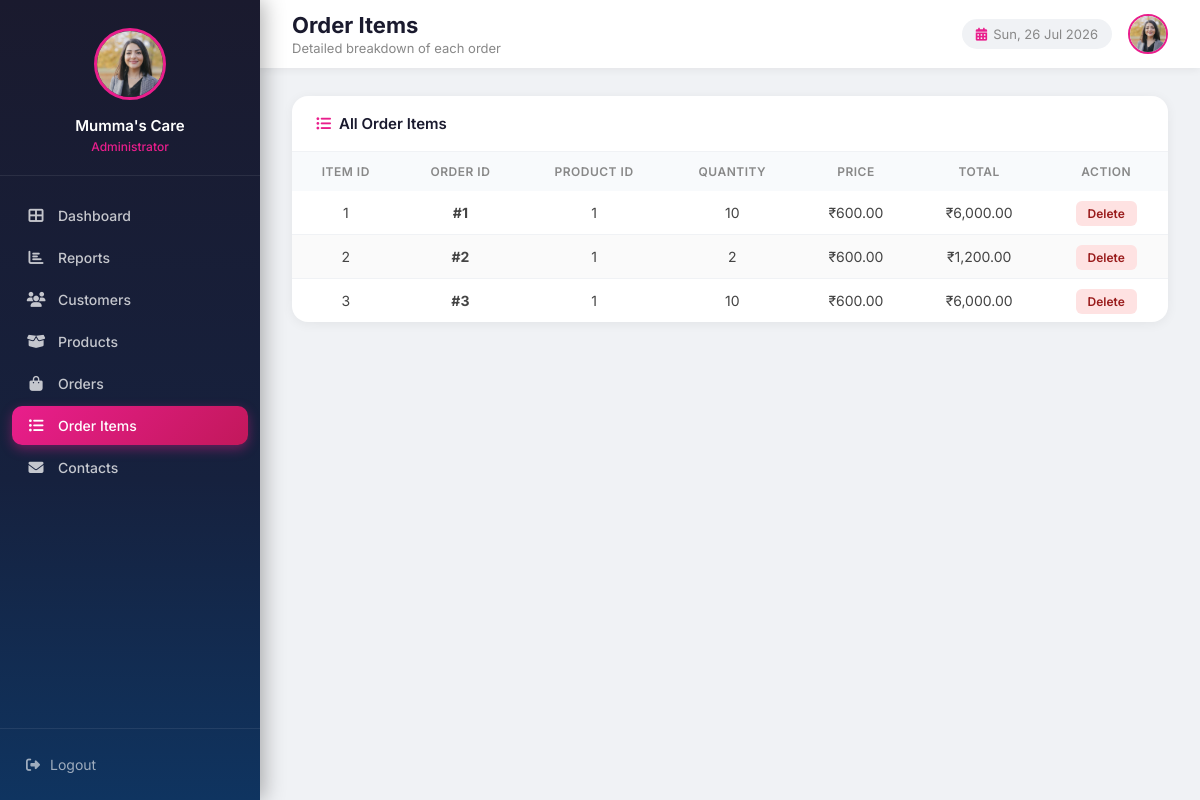
Screenshot of /admin/order_items.php (signed in) with the database file from the repository.
### tables this page shows
CREATE TABLE `order_items` (
  `id` int(11) NOT NULL,
  `order_id` int(11) NOT NULL,
  `product_id` int(11) NOT NULL,
  `quantity` int(11) NOT NULL,
  `price` decimal(10,2) NOT NULL,
  `total` decimal(10,2) NOT NULL
);

### admin/order_items.php (the view, shortened to what this page needs)
<?php
$conn = new mysqli("localhost", "root", "", "mumma's_care");
$order_items_result = $conn->query("SELECT * FROM order_items");
$admin_name = "Mumma's Care";
$admin_profile_image = "OIP (1).jpg";
?>
<!DOCTYPE html>
<html lang="en">
<head>
    <link href="https://cdnjs.cloudflare.com/ajax/libs/font-awesome/6.5.0/css/all.min.css" rel="stylesheet">
</head>
<body>
<div class="sidebar">
    <div class="sidebar-header">
        <img src="<?= htmlspecialchars($admin_profile_image) ?>" alt="Admin" class="sidebar-logo">
        <h3><?= htmlspecialchars($admin_name) ?></h3>
        <span>Administrator</span>
    </div>
    <nav>
        <a href="dashboard.php"><i class="fas fa-th-large"></i><span>Dashboard</span></a>
        <a href="report_generation.php"><i class="fas fa-chart-bar"></i><span>Reports</span></a>
        <a href="customer.php"><i class="fas fa-users"></i><span>Customers</span></a>
        <a href="product.php"><i class="fas fa-box-open"></i><span>Products</span></a>
        <a href="orders.php"><i class="fas fa-shopping-bag"></i><span>Orders</span></a>
        <a href="order_items.php" class="active"><i class="fas fa-list-ul"></i><span>Order Items</span></a>
        <a href="contacts.php"><i class="fas fa-envelope"></i><span>Contacts</span></a>
    </nav>
    <div class="sidebar-footer">
        <a href="logout.php"><i class="fas fa-sign-out-alt"></i><span>Logout</span></a>
    </div>
</div>
<div class="main-content">
    <div class="topbar">
        <div>
            <h1>Order Items</h1>
            <p>Detailed breakdown of each order</p>
        </div>
        <div class="topbar-right">
            <span class="topbar-date"><i class="fas fa-calendar-alt" style="margin-right:6px;color:#e91e8c;"></i><?= date('D, d M Y') ?></span>
            <img src="<?= htmlspecialchars($admin_profile_image) ?>" alt="Admin" class="topbar-avatar">
        </div>
    </div>
    <div class="page-body">
        <div class="panel">
            <div class="panel-header">
                <h3><i class="fas fa-list-ul" style="color:#e91e8c;margin-right:8px;"></i>All Order Items</h3>
            </div>
            <table class="data-table">
                <thead>
                    <tr>
                        <th>Item ID</th>
                        <th>Order ID</th>
                        <th>Product ID</th>
                        <th>Quantity</th>
                        <th>Price</th>
                        <th>Total</th>
                        <th>Action</th>
                    </tr>
                </thead>
                <tbody>
                    <?php if ($order_items_result && $order_items_result->num_rows > 0): ?>
                        <?php while ($row = $order_items_result->fetch_assoc()): ?>
                        <tr>
                            <td><?= htmlspecialchars($row['id']) ?></td>
                            <td><strong>#<?= htmlspecialchars($row['order_id']) ?></strong></td>
                            <td><?= htmlspecialchars($row['product_id']) ?></td>
                            <td><?= htmlspecialchars($row['quantity']) ?></td>
                            <td>₹<?= number_format($row['price'], 2) ?></td>
                            <td>₹<?= number_format($row['quantity'] * $row['price'], 2) ?></td>
                            <td>
                                <a href="delete_order_item.php?id=<?= $row['id'] ?>" onclick="return confirm('Delete this item?')" class="btn-delete">Delete</a>
                            </td>
                        </tr>
                        <?php endwhile; ?>
                    <?php else: ?>
                        <tr><td colspan="7" style="text-align:center;padding:30px;color:#aaa;">No order items found.</td></tr>
                    <?php endif; ?>
                </tbody>
            </table>
        </div>
    </div>
</div>
</body>
</html>

### admin/order_items.php (style rules this page uses)
* { margin:0; padding:0; box-sizing:border-box; }
body { font-family:'Inter',sans-serif; background:#f0f2f5; display:flex; min-height:100vh; color:#333; }
.sidebar { width:260px; background:linear-gradient(180deg,#1a1a2e 0%,#16213e 60%,#0f3460 100%); color:#fff; display:flex; flex-direction:column; position:fixed; top:0; left:0; height:100vh; z-index:100; box-shadow:4px 0 20px rgba(0,0,0,0.3); }
.sidebar-header { padding:28px 20px 20px; border-bottom:1px solid rgba(255,255,255,0.08); text-align:center; }
.sidebar-logo { width:72px; height:72px; border-radius:50%; object-fit:cover; border:3px solid #e91e8c; margin-bottom:12px; }
.sidebar-header h3 { font-size:15px; font-weight:600; color:#fff; }
.sidebar-header span { font-size:12px; color:#e91e8c; font-weight:500; }
.sidebar nav { flex:1; padding:20px 12px; overflow-y:auto; }
.sidebar nav a { display:flex; align-items:center; gap:12px; padding:11px 14px; color:rgba(255,255,255,0.75); text-decoration:none; border-radius:10px; margin-bottom:3px; font-size:14px; font-weight:500; transition:all 0.2s; }
.sidebar nav a i { width:20px; text-align:center; font-size:15px; }
.sidebar nav a.active { background:linear-gradient(135deg,#e91e8c,#c2185b); color:#fff; box-shadow:0 4px 12px rgba(233,30,140,0.4); }
.sidebar-footer { padding:16px 12px; border-top:1px solid rgba(255,255,255,0.08); }
.sidebar-footer a { display:flex; align-items:center; gap:10px; padding:11px 14px; color:rgba(255,255,255,0.6); text-decoration:none; border-radius:10px; font-size:14px; transition:all 0.2s; }
.main-content { margin-left:260px; flex:1; display:flex; flex-direction:column; }
.topbar { background:#fff; padding:0 32px; height:68px; display:flex; align-items:center; justify-content:space-between; box-shadow:0 2px 8px rgba(0,0,0,0.06); position:sticky; top:0; z-index:90; }
.topbar h1 { font-size:22px; font-weight:700; color:#1a1a2e; }
.topbar p { font-size:13px; color:#888; margin-top:2px; }
.topbar-right { display:flex; align-items:center; gap:16px; }
.topbar-date { font-size:13px; color:#888; background:#f0f2f5; padding:7px 14px; border-radius:20px; }
.topbar-avatar { width:40px; height:40px; border-radius:50%; object-fit:cover; border:2px solid #e91e8c; }
.page-body { padding:28px 32px; }
.panel { background:#fff; border-radius:16px; box-shadow:0 2px 12px rgba(0,0,0,0.06); overflow:hidden; }
.panel-header { padding:18px 24px; border-bottom:1px solid #f0f2f5; }
.panel-header h3 { font-size:15px; font-weight:600; color:#1a1a2e; }
.data-table { width:100%; border-collapse:collapse; }
.data-table th { background:#f8fafc; padding:12px 20px; font-size:12px; font-weight:600; color:#888; text-transform:uppercase; letter-spacing:0.5px; text-align:center; }
.data-table td { padding:13px 20px; font-size:14px; border-bottom:1px solid #f0f2f5; color:#444; text-align:center; }
.data-table tr:last-child td { border-bottom:none; }
.data-table tr:nth-child(even) td { background:#fafafa; }
.btn-delete { background:#fee2e2; color:#991b1b; padding:5px 12px; border-radius:6px; text-decoration:none; font-size:12px; font-weight:600; }

### rows the page displays
order_items: id "1", order "1", product "1", quantity "10", price "600.00", $row['quantity'] * $row['price'] "6,000.00"
order_items: id "2", order "2", product "1", quantity "2", price "600.00", $row['quantity'] * $row['price'] "1,200.00"
order_items: id "3", order "3", product "1", quantity "10", price "600.00", $row['quantity'] * $row['price'] "6,000.00"

### other values shown
$admin_name "Mumma's Care"
